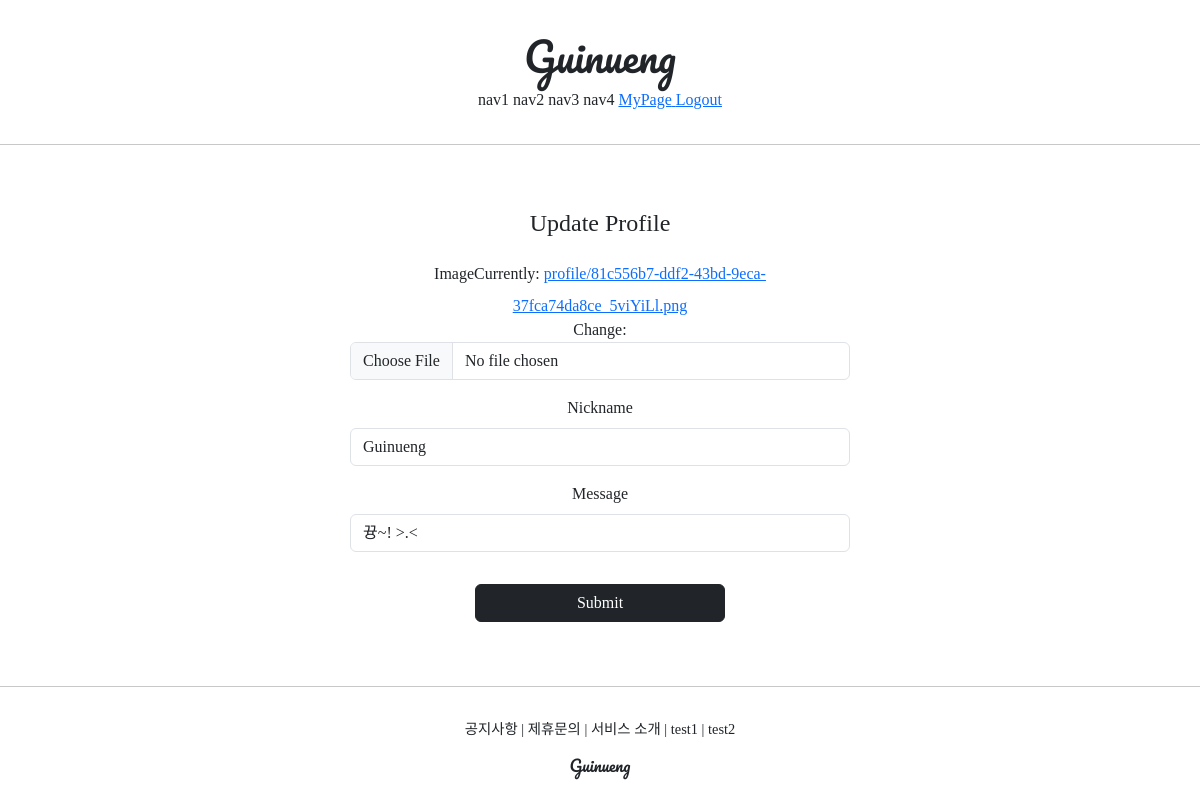
The page /profiles/update/1 (signed in) on the database as committed earlier.
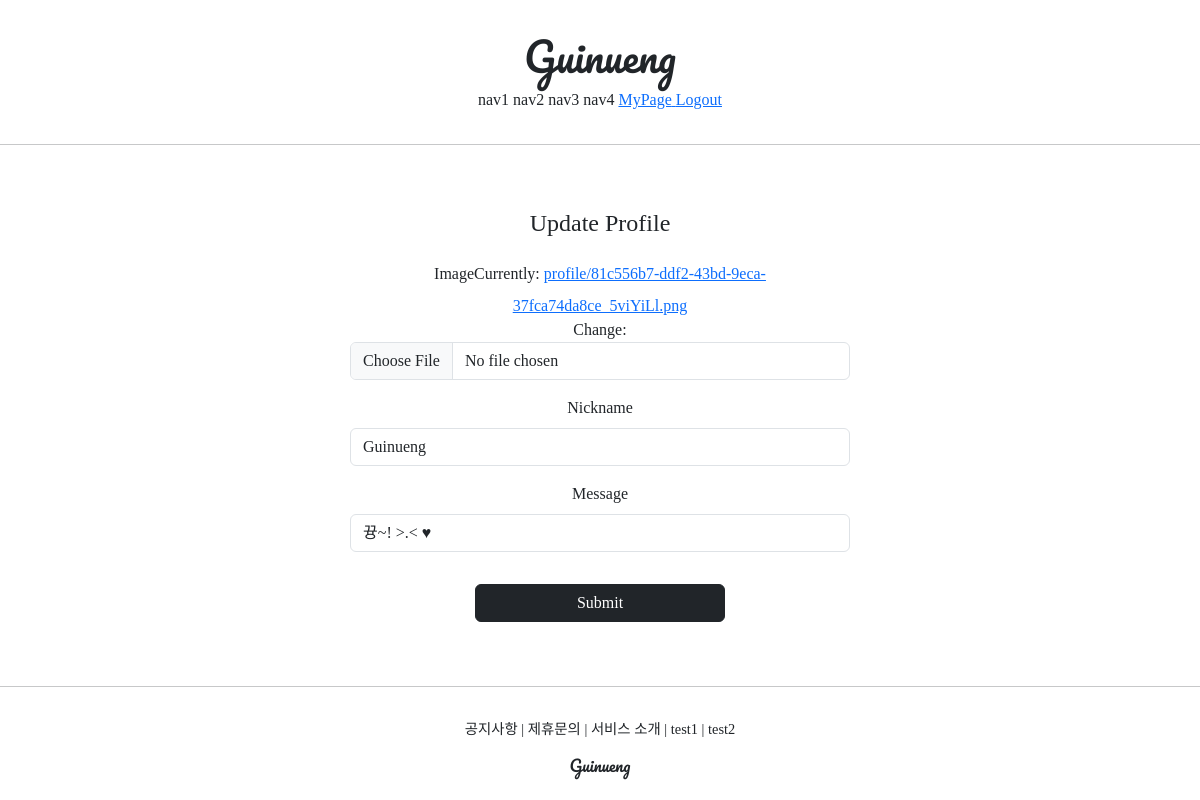
The same page on the database as committed later.
### profileapp/models.py (models this page shows)
class Profile(models.Model):
    user = models.OneToOneField(User, on_delete=models.CASCADE, related_name='profile')
    image = models.ImageField(upload_to='profile/', null=True)
    nickname = models.CharField(max_length=20, unique=True, null=True)
    message = models.CharField(max_length=100, null=True)

### profileapp/views.py (the view, shortened to what this page needs)
# urls.py: path('update/<int:pk>', Profile_Update_View.as_view(), name='update'),
@method_decorator(profile_ownership_required, 'get')
@method_decorator(profile_ownership_required, 'post')
class Profile_Update_View(UpdateView):
    model = Profile
    context_object_name = 'target_profile'
    form_class = Profile_Creation_Form
    template_name = 'profileapp/update.html'

### profileapp/forms.py
class Profile_Creation_Form(ModelForm):
    class Meta:
        model = Profile
        fields = ['image', 'nickname', 'message']

### profileapp/templates/profileapp/update.html (shortened to what this page needs)
{% extends 'base.html' %}
{% load bootstrap4 %}
{% block content %}
<div class="Guinueng_500px_div">
    <div class="mb-4">
        <h4>Update Profile</h4>
    </div>
    <form action="{%url 'profileapp:update' pk=target_profile.pk %}" method = "post" enctype="multipart/form-data">
        {% bootstrap_form form %}
        <input type="submit" class="btn btn-dark rounded-pil col-6 mt-3">
    </form>
</div>
{% endblock %}

### templates/base.html
<!DOCTYPE html>
<html lang="en">
{% include 'head.html' %}
<body style="font-family : 'NanumBarunGothicR'">
    {% include 'header.html' %}
    <hr>
    {% block content %}
    {% endblock %}
    <hr>
    {% include 'footer.html' %}
</body>
</html>

### templates/head.html (shortened to what this page needs)
{% load static %}
<head>
    <link href="https://cdn.jsdelivr.net/npm/bootstrap@5.3.0-alpha3/dist/css/bootstrap.min.css" rel="stylesheet"
>
    <link rel = "stylesheet" type = "text/css" href = "{% static 'base.css' %}">
</head>

### templates/header.html
<div class="Guinueng_header">
    <div>
        <h1 class="Guinueng_logo">Guinueng</h1>
    </div>
    <div>
        <span>nav1</span>
        <span>nav2</span>
        <span>nav3</span>
        <span>nav4</span>
        {% if not user.is_authenticated %}
        <a href="{% url 'accountapp:login' %}?next={{ request.path }}">
        	<span>Login</span>
        </a>
        <a href="{% url 'accountapp:create' %}">
        	<span>SignUp</span>
        </a>
        {% else %}
        <a href="{% url 'accountapp:detail' pk=user.pk %}">
        	<span>MyPage</span>
        </a>
        <a href="{% url 'accountapp:logout' %}?next={{ request.path }}">
        	<span>Logout</span>
        </a>
        {% endif %}
    </div>
</div>

### templates/footer.html
<div class = "Guinueng_footer">
    <div class = "Guinueng_footer_button">
        <span>공지사항</span> |
        <span>제휴문의</span> |
        <span>서비스 소개</span> |
        <span>test1</span> |
        <span>test2</span>
    </div>
    <div style = "margin-top : 1rem;">
        <h6 class = "Guinueng_logo">Guinueng</h6>
    </div>
</div>

### static/base.css (style rules this page uses)
.Guinueng_logo { font-family : 'Pacifico', cursive; }
.Guinueng_footer_button { font-size : .9rem; }
.Guinueng_footer { text-align : center; margin-top : 2rem; }
.Guinueng_header { text-align : center; margin : 2rem 0; }
.Guinueng_500px_div { text-align : center; max-width : 500px; margin : 4rem auto; }

Rows that differ between the two databases and show on the page:
changed Profile "Guinueng": message "뀽~! >.<" → "뀽~! >.< ♥"
